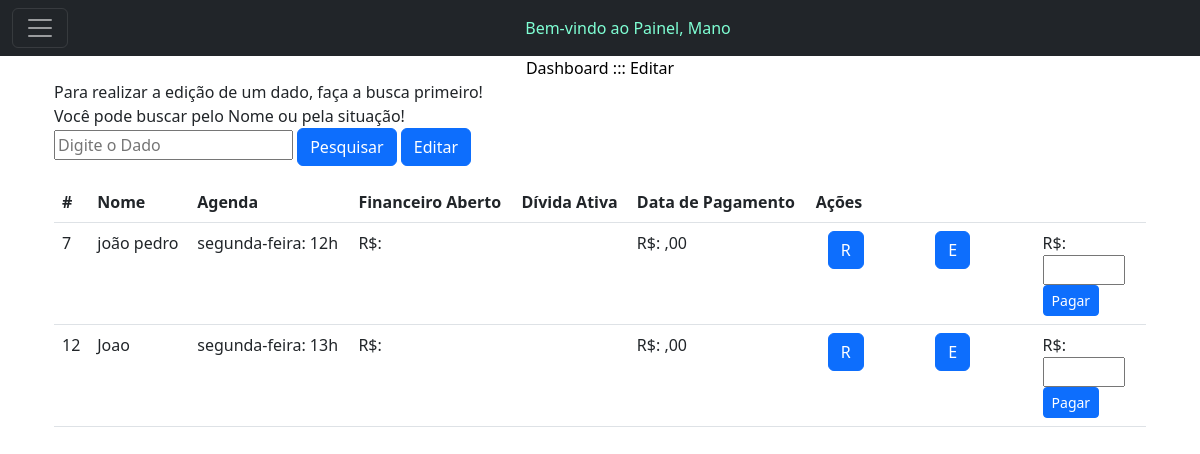
Page /financeiro.php?busca=Joao (signed in) on the earlier database version.
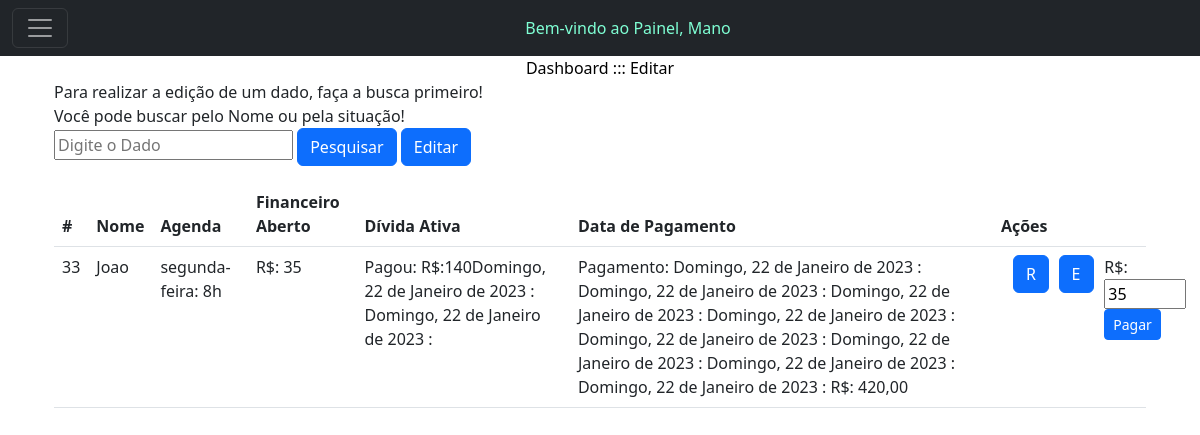
Same page on the later database version.
### tables this page shows
CREATE TABLE `usuarios` (
  `id` int(11) NOT NULL,
  `nome` varchar(140) NOT NULL,
  `fone` varchar(20) NOT NULL,
  `responsavel` varchar(140) NOT NULL,
  `endereco` varchar(150) NOT NULL,
  `email` varchar(140) NOT NULL,
  `data_nasc` date NOT NULL,
  `tipo` varchar(20) NOT NULL,
  `agenda` varchar(150) NOT NULL,
  `senha` varchar(16) NOT NULL,
  `aulas` longtext NOT NULL,
  `matricula` varchar(100) NOT NULL,
  `financeiro_aberto` varchar(500) NOT NULL,
  `financeiro_pago` varchar(500) NOT NULL,
  `valor_aula` varchar(20) NOT NULL,
  `divida_ativa` varchar(20) NOT NULL,
  `divida_paga` varchar(20) NOT NULL
);

### financeiro.php (the view, shortened to what this page needs)
<?php
include('conexao.php');
?>
<!doctype html>
<html lang="pt-br">
<head>
 <?php include('meta.php'); ?>
</head>
<body>
  <header>
 <?php include('nav.php'); ?>
  </header>
  <main>
    <div class="container">
    <div class="container">
    <p class="text-center m-auto" style="color: black;">Dashboard ::: Editar</p>
<label>Para realizar a edição de um dado, faça a busca primeiro!</label><br>
<form action="">
  <label>Você pode buscar pelo Nome ou pela situação!</label><br>
    <input name="busca" placeholder="Digite o Dado" type="text">
    <button class="btn btn-primary" type="submit" role="button">Pesquisar</button>
    <a class="btn btn-primary" href="editar.php" role="button">Editar</a><br>
</form>
<table class="table" border="1">
<table class="table">
  <thead>
    <tr>
      <th scope="col">#</th>
      <th scope="col">Nome</th>
      <th scope="col">Agenda</th>
      <th scope="col">Financeiro Aberto</th>
      <th scope="col">Dívida Ativa</th>
      <th scope="col">Data de Pagamento</th>
      <th scope="col">Ações</th>
    </tr>
  </thead>
  <tbody>
  <?php
  if (!isset($_GET['busca'])) {
    ?>
  <tr>
      <th scope="row">#</th>
      <td colspan="3">Digite para pesquisar</td>
    </tr>
    <?php
} else {
  $pesquisa = $mysqli->real_escape_string($_GET['busca']);
$sql_code = "SELECT *
FROM usuarios
WHERE nome LIKE '%$pesquisa%'
OR financeiro_aberto LIKE '%$pesquisa%'
OR financeiro_pago LIKE '%$pesquisa%'
OR agenda LIKE '%$pesquisa%'";
$sql_query = $mysqli->query($sql_code) or die("Error ao consultar" . $mysqli->error);
if ($sql_query->num_rows == 0) {
  ?>
  <tr>
  <th scope="row">1</th>
  <td colspan="3">Resultados NÃO encontrados...</td>
</tr>
<?php
} else {
while($dados = $sql_query->fetch_assoc()){
  $nome_link = $dados['nome'];
  ?>
  <tr>
    <td><?php echo $dados['id']; ?></td>
    <td><?php echo $nome_link; ?></td>
    <td><?php echo $dados['agenda']; ?></td>
<td><label>R$: <?php echo $dados['divida_ativa']; ?></label></td>
    </div>
    <td><?php echo $dados['financeiro_aberto']; ?></td>
    <td><?php echo $dados['financeiro_pago'] . "R$: " . $dados['divida_paga'] . ",00"; ?></td>
    <td>
    <div class="container">
  <div class="row">
  <div class="col-6 col-sm-4">
    <form action="aula.php">
<button class="btn btn-primary" type="submit" role="button">R</button>
</form></div>
<div class="col-6 col-sm-4">
<form action="editar.php">
        <button class="btn btn-primary" type="submit" role="button">E</button>
</form></div>
<div class="col-6 col-sm-4">
<form action="pagar.php" method="POST">
<label>R$: <input name="pagar" placeholder="" type="text" size="3" value="<?php echo $dados['divida_ativa']; ?>">
<button type="submit" role="button" class="btn btn-primary btn-sm">Pagar</button>
    </form></div>
</div></div>
    </td>
  <?php
}
} ?>
<?php
}
  ?>
</div></div>
  </main>
</body>
</html>

Differences in the rows shown:
removed usuarios: id "7", nome "joão pedro", agenda "segunda-feira: 12h"
removed usuarios: id "12", nome "Joao", agenda "segunda-feira: 13h"
added usuarios: id "33", nome "Joao", agenda "segunda-feira: 8h", divida_ativa "35", financeiro_aberto "Pagou: R$:140Domingo, 22 de Janeiro de 2023 : Domingo, 22 de Janeiro de 2023 :", financeiro_pago "Pagamento: Domingo, 22 de Janeiro de 2023 : Domingo, 22 de Janeiro de 2023 : Domingo, 22 de Janeiro de 2023 : Domingo, 22 de Janeiro de 2023 : Domingo, 22 de Janeiro de 2023 : Domingo, 22 de Janeiro de 2023 : Domingo, 22 de Janeiro de 2023 : Domingo, 22 de Janeiro de 2023 :", divida_paga "420", pagar "35"
